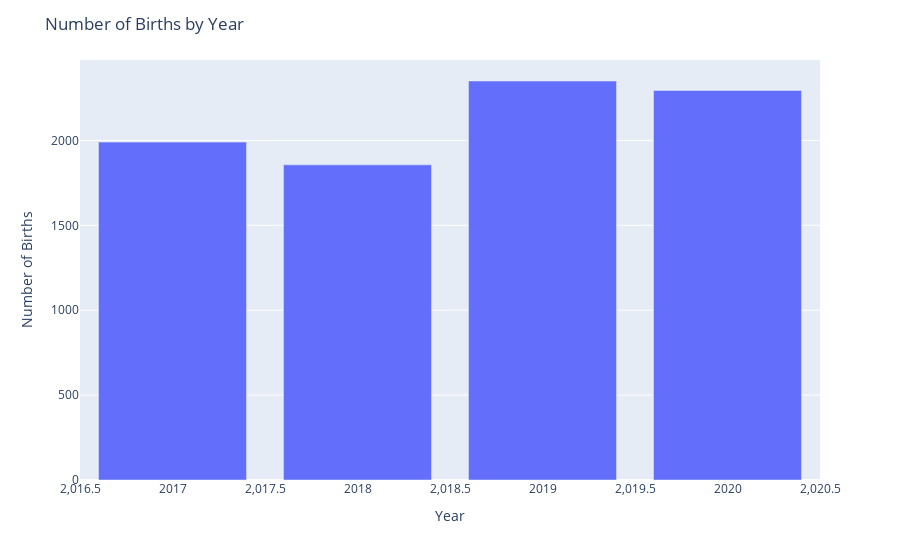

Notebook cell for this chart:
### Code cell
fig = px.bar(filter_df, x = 'Year', y = 'Number of Births')

fig.update_layout(
    title='Number of Births by Year'
)
fig.show()

### Figure 1 — Plotly figure (JSON) as saved in the notebook; plotly's stock layout.template omitted (floating-point values rounded to 4 significant figures)
{"data": [{"alignmentgroup": "True", "hovertemplate": "Year=%{x}<br>Number of Births=%{y}<extra></extra>", "legendgroup": "", "marker": {"color": "#636efa", "pattern": {"shape": ""}}, "name": "", "offsetgroup": "", "orientation": "v", "showlegend": false, "textposition": "auto", "type": "bar", "x": [2017, 2018, 2019, 2020], "xaxis": "x", "y": [1990, 1856, 2350, 2294], "yaxis": "y"}], "layout": {"barmode": "relative", "legend": {"tracegroupgap": 0}, "margin": {"t": 60}, "title": {"text": "Number of Births by Year"}, "xaxis": {"anchor": "y", "domain": [0, 1], "title": {"text": "Year"}}, "yaxis": {"anchor": "x", "domain": [0, 1], "title": {"text": "Number of Births"}}}}
